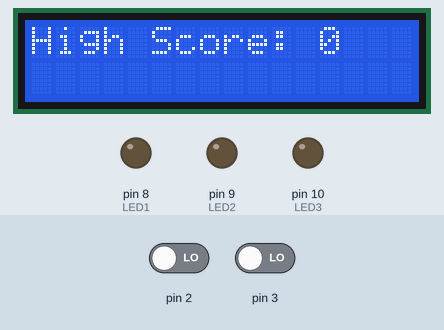
This sketch was run on a simulated Arduino Uno, built with avr-gcc and run on an emulated ATmega328P. Parts: 16×2 character LCD, output pins drawn as LEDs (lit = HIGH). Dashed ring = blinking. The test bench sets the inputs (shaded band); at power-on: pin 2 LOW, pin 3 LOW. Random numbers use the default seed unless the sketch sets one.

Above: at 4.1 s.
At 10.9 s:
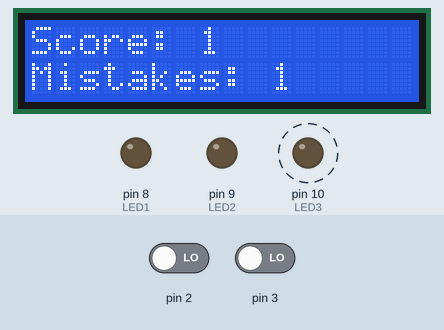
11.0 s: pin 2 driven HIGH
At 15.7 s:
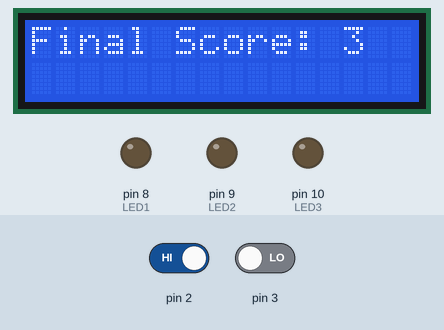
16.6 s: pin 3 driven HIGH
At 23.0 s:
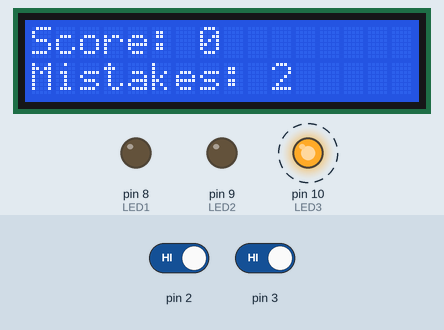
Timing chart, 0 to 25.6 s (numbered marks = the images above; inputs shaded):
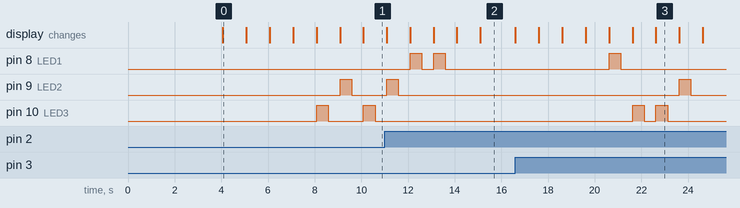

The sketch:

Final_Project_S25_initialCode.ino
```cpp
#include <LiquidCrystal.h>

LiquidCrystal lcd(11, 12, 4, 5, 6, 7);

int high_score = 0;
bool button_pressed = false;
int LED1 = 8;
int LED2 = 9;
int LED3 = 10;  // New trap LED on pin 10

int gameSpeed = 500; // game speed set to 0.5s LED flashes

void setup() {
  pinMode(LED1, OUTPUT);
  pinMode(LED2, OUTPUT);
  pinMode(LED3, OUTPUT);  // Setup for new trap LED
  randomSeed(analogRead(5));
  lcd.begin(16, 2);
  lcd.print("WHACK-A-MOLE");
  delay(4000);
  lcd.clear();
}

void loop() {
  bool game_over = false;
  int mistakes = 0;
  int score = 0;
  int LED_num;

  // Display high score at the start
  lcd.clear();
  lcd.print("High Score: ");
  lcd.print(high_score);
  delay(1000);

  lcd.clear();
  for (int i = 3; i >= 1; i--) {
    lcd.print("New Game in: ");
    lcd.print(i);
    delay(1000);
    lcd.clear();
  }

  // Display the score continuously so the LCD is always updated
  lcd.clear();
  lcd.print("Score: ");
  lcd.print(score);
  lcd.setCursor(0, 1);  // Move to the second line for mistakes display
  lcd.print("Mistakes: ");
  lcd.print(mistakes);

  while (!game_over) {
    LED_num = random(1, 4);  // Randomly select between 1, 2, or 3
    light_LED(LED_num);  // Turn on the chosen LED
    delay(500); // LED stays on for 0.75 second (25% faster than 1 second)

    // Check if the trap LED was lit
    if (LED_num == 3) {
      if (button_pressed) {
        mistakes++;
      } else {
        score++;
      }
    } else {  // Normal LEDs
      if (button_pressed) {
        score++;
      } else {
        mistakes++;
      }
    }

    // Reset button_pressed for next round
    button_pressed = false;

    // Update the LCD with new score and mistakes
    lcd.setCursor(7, 0);  // Update score on the first line
    lcd.print(score);

    lcd.setCursor(10, 1);  // Update mistakes on the second line
    lcd.print(mistakes);

    // Game over condition if mistakes are too high
    if (mistakes >= 3) {
      game_over = true;
      lcd.clear();
      lcd.print("GAME OVER");
      delay(1000);
      lcd.clear();
      lcd.print("Final Score: ");
      lcd.print(score);
      if (score > high_score) {
        high_score = score;
      }
      delay(1500);
    }
  }
}

void buttonPressed() {
  // Debounce the button press
  static unsigned long lastInterrupttime = 0;
  unsigned long currentInterrupttime = millis();
  if (currentInterrupttime - lastInterrupttime > 250) {
    button_pressed = true;
    lastInterrupttime = currentInterrupttime;
  }
}

void light_LED(int LED_num) {
  if (LED_num == 1) {
    attachInterrupt(digitalPinToInterrupt(2), buttonPressed, RISING);
    digitalWrite(LED1, HIGH);
    delay(gameSpeed);  // LED stays on for 0.75 second
    digitalWrite(LED1, LOW);
    detachInterrupt(digitalPinToInterrupt(2));
  }
  else if (LED_num == 2) {
    attachInterrupt(digitalPinToInterrupt(3), buttonPressed, RISING);
    digitalWrite(LED2, HIGH);
    delay(gameSpeed);  // LED stays on for 0.75 second
    digitalWrite(LED2, LOW);
    detachInterrupt(digitalPinToInterrupt(3));
  }
  else if (LED_num == 3) { // Trap LED
    attachInterrupt(digitalPinToInterrupt(2), buttonPressed, RISING);
    attachInterrupt(digitalPinToInterrupt(3), buttonPressed, RISING);
    digitalWrite(LED3, HIGH);
    delay(gameSpeed);  // LED stays on for 0.75 second
    digitalWrite(LED3, LOW);
    detachInterrupt(digitalPinToInterrupt(2));
    detachInterrupt(digitalPinToInterrupt(3));
  }
}
```

Measured:
- what the display in image 0 shows lasts 1.0 s, from 4.1 s to 5.1 s
